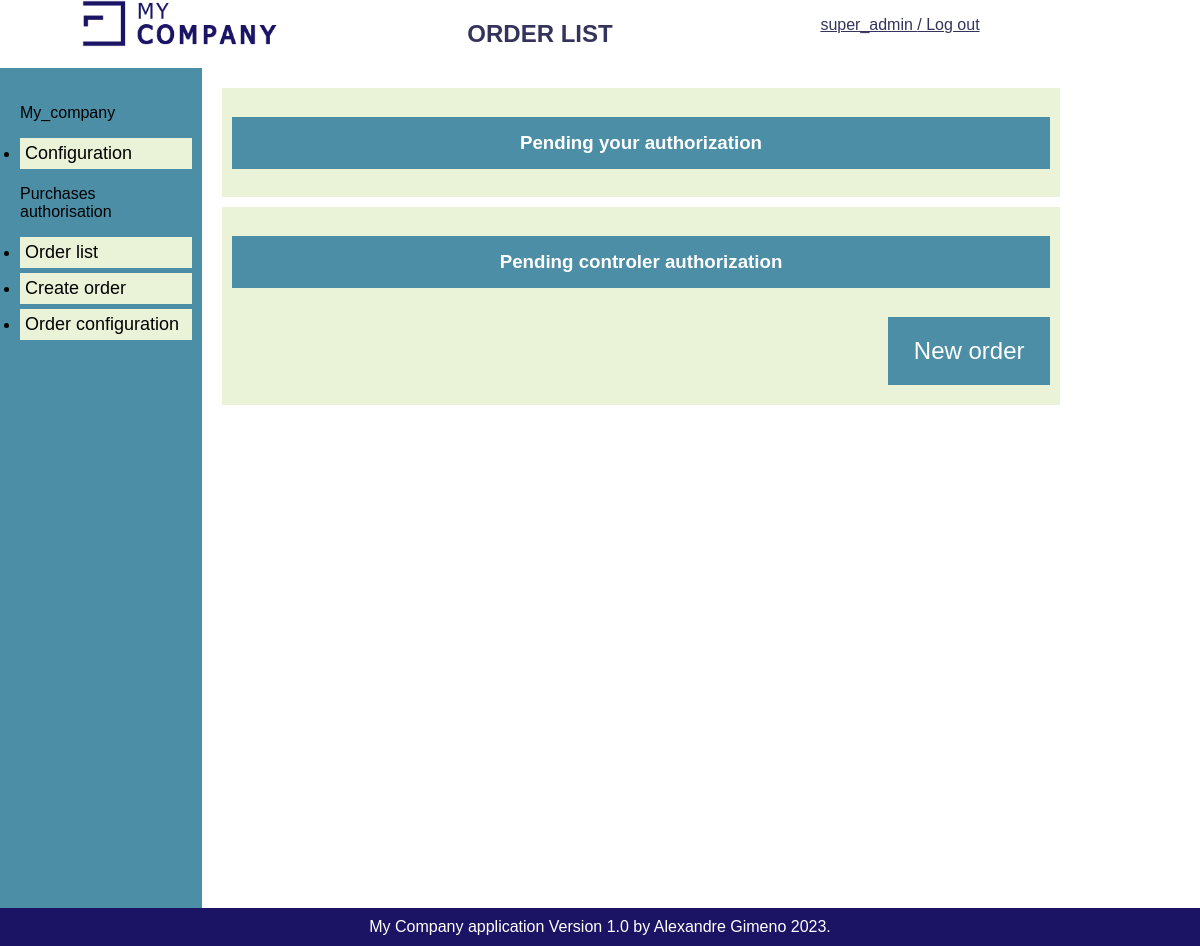
/order/ (signed in), run on an earlier commit of the app's database.
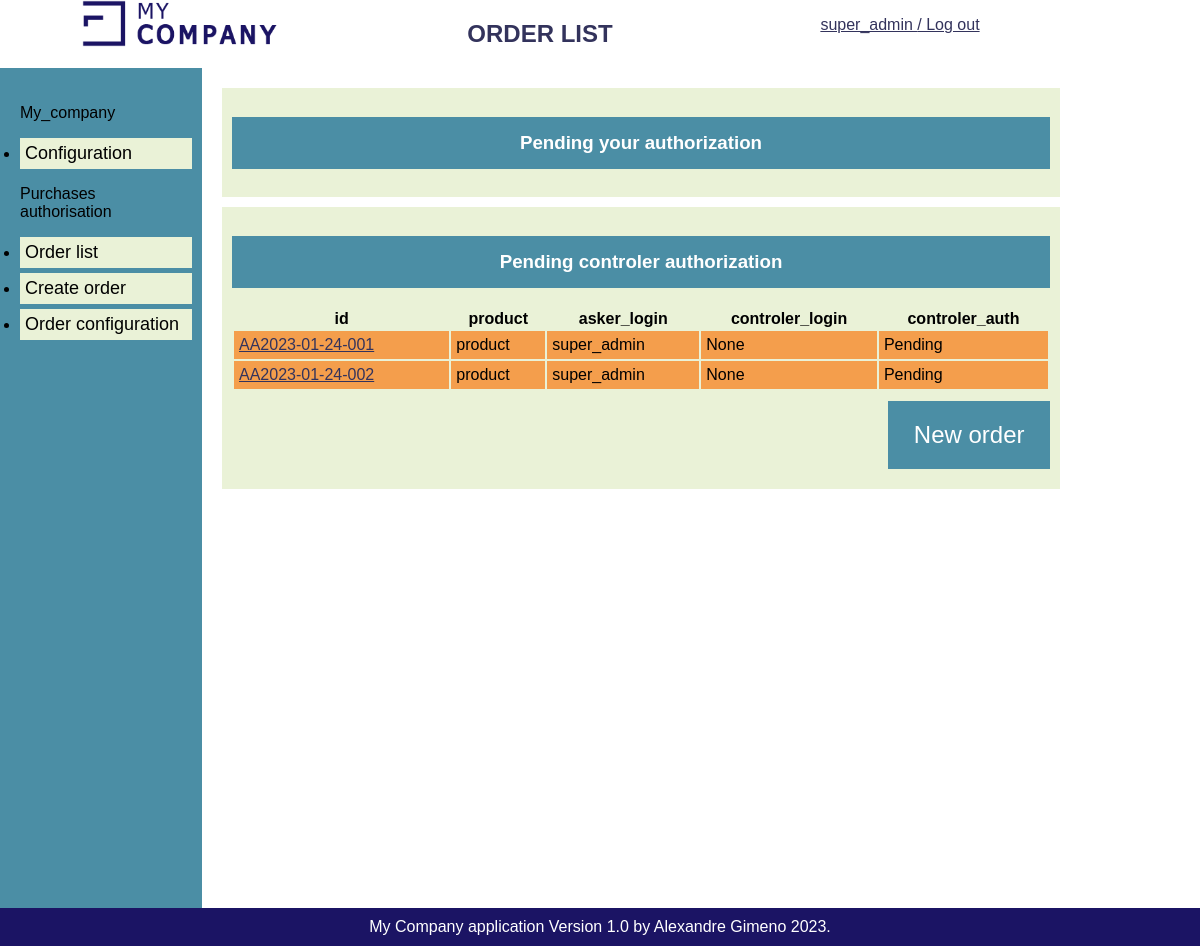
And on a later commit of the database.
### purchases_auth/models.py (models this page shows, shortened)
class Order(models.Model):
    class auth_status(models.TextChoices):
        AUTHORIZED = 'Authorized'
        REFUSED = 'Refused'
        PENDING = 'Pending'
    order_id = models.fields.CharField(max_length=17, unique=True)
    date = models.fields.DateField(auto_now=True)
    asker_login = models.ForeignKey(settings.AUTH_USER_MODEL, on_delete=models.CASCADE)
    branch = models.ForeignKey(Branch, on_delete=models.CASCADE)
    purchase_type = models.ForeignKey(Purchase_type, on_delete=models.CASCADE)
    process = models.ForeignKey(Process, on_delete=models.CASCADE)
    payment_method = models.ForeignKey(Payment_method, on_delete=models.CASCADE)
    product = models.fields.CharField(max_length=17)
    price = models.fields.IntegerField()
    asker_comment = models.fields.TextField(max_length = 100, blank=True)
    vendor = models.fields.CharField(max_length=17)
    unit_price = models.fields.IntegerField(blank=True)
    delivery_date = models.fields.DateField()
    controler_login = models.ForeignKey(User, null=True, on_delete=models.CASCADE, related_name='order_controler')
    notified_controler = models.ManyToManyField(User, blank=True, related_name='notified_controler')
    controler_auth = models.fields.CharField(choices=auth_status.choices, default=auth_status.PENDING, max_length=10)
    controler_comment = models.fields.TextField(max_length = 100, blank=True)

### authentication/models.py (models this page shows)
class User(AbstractUser):
    def __str__(self):
        return f'{self.username}'
    company = models.ForeignKey('Company', null=True, on_delete=models.CASCADE, related_name='branch_user')
    branch = models.ForeignKey('Branch', null=True, on_delete=models.CASCADE, related_name='branch_user')

### purchases_auth/views.py (the view)
# urls.py: path('order/', views.order_list, name='order-list'),
@login_required
def order_list(request):
    asker_order =Order.objects.filter(asker_login=request.user.id)
    controler_order =Order.objects.filter(controler_login=request.user.id, controler_auth="Pending")
    return render(request,
    'purchases_auth/order.html',
    {'asker_order': asker_order, 'controler_order': controler_order})

### purchases_auth/templates/purchases_auth/order.html (shortened to what this page needs)
{% extends 'base.html' %}
{% block title %}ORDER LIST{% endblock %}
{% block content %}
<div class="orders-list">
    <div>
        <div class="box">
            <h3>Pending your authorization</h3>
        </div>
        <div class="box">
            <h3>Pending controler authorization</h3>
            <table>
                <thead>
                    {% if asker_order %}
                    <tr>
                        <th>id</th>
                        <th>product</th>
                        <th>asker_login</th>
                        <th>controler_login</th>
                        <th>controler_auth</th>
                    </tr>
                    {% endif %}
                </thead>
                <tbody>
                    {% for asker_order in asker_order %}
                    <tr value="{{ asker_order.controler_auth }}">
                        <td><a href="{% url 'order-detail' asker_order.id %}">{{ asker_order.order_id }}</a></td>
                        <td>{{ asker_order.product }}</td>
                        <td>{{ asker_order.asker_login }}</td>
                        <td>{{ asker_order.controler_login }}</td>
                        <td>{{ asker_order.controler_auth }}</td>
                    </tr>
                    {% endfor %}
                </tbody>
            </table>
            <div class="box-new-btn">
                <a href="{% url 'order-create' %}"><button class="new-btn">New order</button></a></td>
            </div>
        </div>
    </div>
</div>
{% endblock %}

What changed in the data, as far as the page shows it:
added Order: order_id "AA2023-01-24-001", product "product", asker_login "super_admin", controler_login "None", controler_auth "Pending"
added Order: order_id "AA2023-01-24-002", product "product", asker_login "super_admin", controler_login "None", controler_auth "Pending"
Also different on the page:
text now shown: "id product asker_login controler_login controler_auth"
